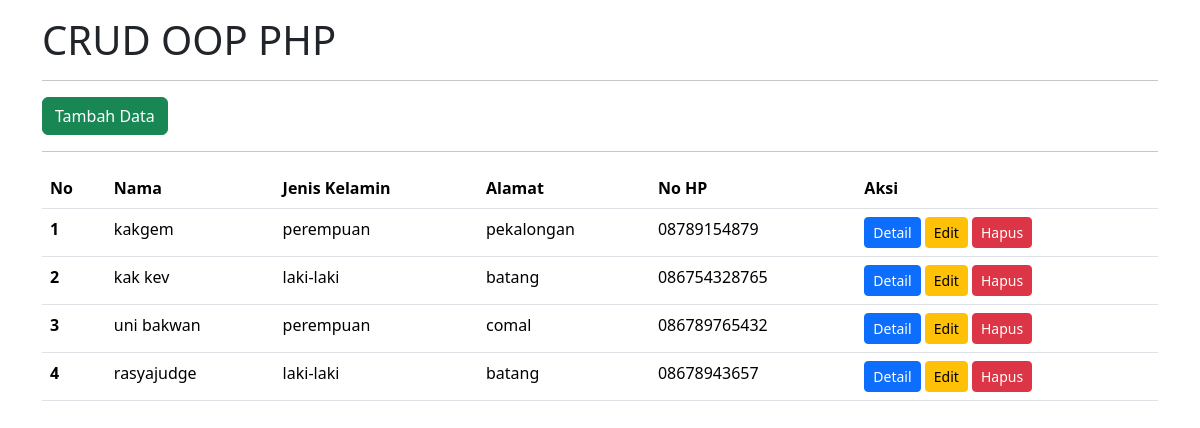
The page / on the database its author committed.
### tables this page shows
CREATE TABLE `tb_users` (
  `id` int(10) NOT NULL,
  `nama` varchar(255) NOT NULL,
  `alamat` varchar(255) NOT NULL,
  `no_hp` char(13) NOT NULL,
  `jns_kelamin` enum('perempuan','laki-laki') NOT NULL,
  `gambar` blob NOT NULL
);

### database.php (called while the page is built, shortened)
<?php
    class Database{
        public $host = "localhost";
        public $username = "root";
        public $password = "";
        public $database = "db_php";
        public $connect;
        function __construct()
        {
            $this->connect = mysqli_connect($this->host, $this->username, $this->password);
            mysqli_select_db($this->connect, $this->database);
        }
        function tampilData(){
            $data = mysqli_query($this->connect, "SELECT * FROM tb_users");
            $rows = mysqli_fetch_all($data, MYSQLI_ASSOC);
            return $rows;
        }
    }
?>

### index.php (the view, shortened to what this page needs)
<?php
include 'database.php';
$db_0029 = new Database;
$db_0029->tampilData();
?>
<!doctype html>
<html lang="en">
  <head>
    <link href="https://cdn.jsdelivr.net/npm/bootstrap@5.3.3/dist/css/bootstrap.min.css" rel="stylesheet"
>
  </head>
  <body>
    <div class="container mt-3">
            <h1>CRUD OOP PHP</h1>
            <hr>
            <a href="input.php" class="btn btn-success">Tambah Data</a>
            <hr>
            <table class="table table-hover">
                <thead>
                    <tr>
                        <th scope="col">No</th>
                        <th scope="col">Nama</th>
                        <th scope="col">Jenis Kelamin</th>
                        <th scope="col">Alamat</th>
                        <th scope="col">No HP</th>
                        <th scope="col">Aksi</th>
                    </tr>
                </thead>
                <tbody>
                    <?php
                        $nomor = 1;
                        foreach ($db_0029->tampilData() as $dataUser) {
                            $modalId = 'modal' . $dataUser['id'];
                    ?>
                    <tr>
                        <th scope="row"><?php echo $nomor++; ?></th>
                        <td><?php echo $dataUser ['nama']; ?></td>
                        <td><?php echo $dataUser ['jns_kelamin']; ?></td>
                        <td><?php echo $dataUser ['alamat']; ?></td>
                        <td><?php echo $dataUser ['no_hp']; ?></td>
                        <td>
                            <button type="button" class="btn btn-primary btn-sm" data-bs-toggle="modal" data-bs-target="#<?php echo $modalId; ?>">Detail</button>
                            <a href="edit.php?id=<?php echo $dataUser['id'] ?>" class="btn btn-warning btn-sm">Edit</a>
                            <a href="#"
                                class="btn btn-danger btn-sm"
                                onclick="hapusData(<?php echo $dataUser['id']; ?>)">Hapus</a>
                        </td>
                    </tr>
                    <?php
                    }
                    ?>
                </tbody>
            </table>
    </div>
  </body>
</html>

### rows shown on the page
tb_users: nama "kakgem", jns_kelamin "perempuan", alamat "pekalongan", no_hp "08789154879"
tb_users: nama "kak kev", jns_kelamin "laki-laki", alamat "batang", no_hp "086754328765"
tb_users: nama "uni bakwan", jns_kelamin "perempuan", alamat "comal", no_hp "086789765432"
tb_users: nama "rasyajudge", jns_kelamin "laki-laki", alamat "batang", no_hp "08678943657"
